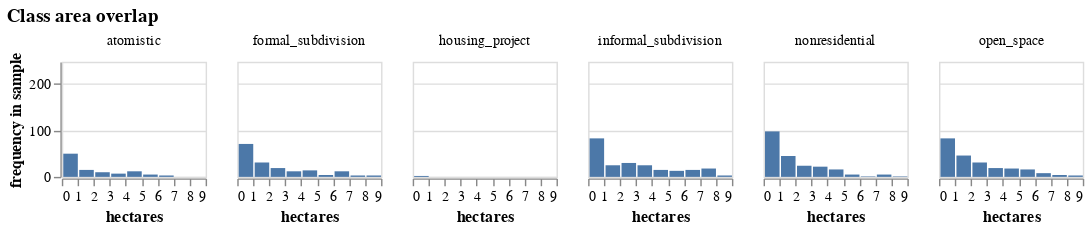

This figure's notebook cell:
### Markdown cell above
The Frequency histograms look at the distribution of ULU class areas contained in the grid cells of the 300m UHI data for a single city, with area in hectares along the x axis of each facet, and frequency count in the y axis. If we consider a 300m^2 cell 9 hectares, completely homogenous class neighborhoods show up towards the 8-9

### Code cell
alt.Chart(g, width=100,height=80).mark_bar().encode(
    alt.X("value:Q", bin=True, title="hectares"),
    y=alt.Y('count()',scale=alt.Scale(domain=[0, row_count]), title="frequency in sample"),
).facet(
    facet=alt.Facet('variable:N', title=None), title="Class area overlap"
)

### Figure 1 — Vega-Lite specification as saved in the notebook (floating-point values rounded to 4 significant figures; data arrays with more than 128 entries replaced by an {"elided": "..."} marker saying what was removed)
{"config": {"view": {"continuousWidth": 300, "continuousHeight": 300}}, "data": {"name": "data-cb63daa090232302922df7a80ced23a8"}, "facet": {"field": "variable", "title": null, "type": "nominal"}, "spec": {"mark": {"type": "bar"}, "encoding": {"x": {"bin": true, "field": "value", "title": "hectares", "type": "quantitative"}, "y": {"aggregate": "count", "scale": {"domain": [0, 248]}, "title": "frequency in sample", "type": "quantitative"}}, "height": 80, "width": 100}, "title": "Class area overlap", "$schema": "https://vega.github.io/schema/vega-lite/v5.14.1.json", "datasets": {"data-cb63daa090232302922df7a80ced23a8": {"elided": "1736 records"}}}
